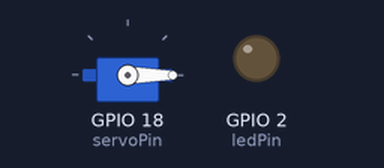
This program was run on a simulated ESP32. Parts: servo, output pins drawn as LEDs (lit = HIGH). WiFi joins after 1.5 s; servers stay silent unless stated; what the program prints to the serial monitor is not drawn.

Above: at 0.1 s.
At 2.4 s:
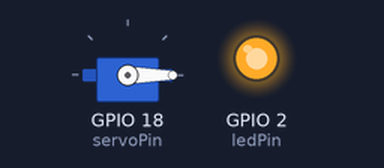
Timing chart, 0 to 4.0 s (numbered marks = the images above):
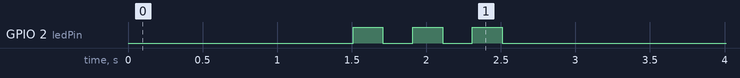

The program:

main.cpp
```cpp
#include <Arduino.h>
#include <WiFi.h>
#include <WebServer.h>
#include <ESP32Servo.h>

// WiFi credentials - CHANGE THESE TO YOUR NETWORK
const char* ssid = "YOUR_WIFI_SSID";
const char* password = "YOUR_WIFI_PASSWORD";

WebServer server(80);
Servo myServo;

const int servoPin = 18; // Changed to GPIO 18 (commonly used for servos)
const int ledPin = 2;    // Built-in LED for status indication

// HTML page with improved styling
const char* htmlPage = R"rawliteral(
<!DOCTYPE html>
<html>
<head>
    <title>ESP32 Light Switch</title>
    <meta name="viewport" content="width=device-width, initial-scale=1">
    <style>
        body { font-family: Arial, sans-serif; text-align: center; margin: 50px; background-color: #f0f0f0; }
        .container { max-width: 400px; margin: 0 auto; background: white; padding: 20px; border-radius: 10px; box-shadow: 0 4px 6px rgba(0,0,0,0.1); }
        h1 { color: #333; margin-bottom: 30px; }
        .button { background-color: #4CAF50; border: none; color: white; padding: 15px 32px; text-align: center; text-decoration: none; display: inline-block; font-size: 16px; margin: 10px; cursor: pointer; border-radius: 5px; width: 120px; }
        .button:hover { background-color: #45a049; }
        .off-button { background-color: #f44336; }
        .off-button:hover { background-color: #da190b; }
        .status { margin-top: 20px; padding: 10px; background-color: #e7f3ff; border-radius: 5px; }
    </style>
</head>
<body>
    <div class="container">
        <h1> ESP32 Light Switch</h1>
        <p>Control your servo-operated light switch</p>

        <form action="/on" method="POST" style="display: inline;">
            <button type="submit" class="button"> Turn ON</button>
        </form>

        <form action="/off" method="POST" style="display: inline;">
            <button type="submit" class="button off-button"> Turn OFF</button>
        </form>

        <div class="status">
            <p><strong>Device Status:</strong> Online</p>
            <p><strong>IP Address:</strong> %IP_ADDRESS%</p>
        </div>
    </div>
</body>
</html>
)rawliteral";

void handleRoot() {
  String page = String(htmlPage);
  page.replace("%IP_ADDRESS%", WiFi.localIP().toString());
  server.send(200, "text/html", page);
}

void handleOn() {
  Serial.println("Turning light ON - Servo to 90°");
  myServo.write(90);
  digitalWrite(ledPin, HIGH);
  delay(500); // Give servo time to move

  server.sendHeader("Location", "/", true);
  server.send(302, "text/plain", "Light turned ON");
}

void handleOff() {
  Serial.println("Turning light OFF - Servo to 0°");
  myServo.write(0);
  digitalWrite(ledPin, LOW);
  delay(500); // Give servo time to move

  server.sendHeader("Location", "/", true);
  server.send(302, "text/plain", "Light turned OFF");
}

void handleNotFound() {
  server.send(404, "text/plain", "404: Not Found");
}

void setup() {
  // Initialize serial communication
  Serial.begin(115200);
  Serial.println("\n=== ESP32 Light Switch Starting ===");

  // Initialize pins
  pinMode(ledPin, OUTPUT);
  digitalWrite(ledPin, LOW);

  // Initialize servo
  myServo.attach(servoPin);
  myServo.write(0); // Start in OFF position
  Serial.println("Servo initialized on pin " + String(servoPin));

  // Connect to WiFi
  Serial.print("Connecting to WiFi: ");
  Serial.println(ssid);

  WiFi.begin(ssid, password);

  int attempts = 0;
  while (WiFi.status() != WL_CONNECTED && attempts < 20) {
    delay(500);
    Serial.print(".");
    attempts++;
  }

  if (WiFi.status() == WL_CONNECTED) {
    Serial.println("\nWiFi connected successfully!");
    Serial.print("IP address: ");
    Serial.println(WiFi.localIP());
    Serial.print("Access the web interface at: http://");
    Serial.println(WiFi.localIP());

    // Blink LED to indicate successful connection
    for (int i = 0; i < 3; i++) {
      digitalWrite(ledPin, HIGH);
      delay(200);
      digitalWrite(ledPin, LOW);
      delay(200);
    }
  } else {
    Serial.println("\nFailed to connect to WiFi!");
    Serial.println("Please check your credentials and try again.");
    return;
  }

  // Setup web server routes
  server.on("/", HTTP_GET, handleRoot);
  server.on("/on", HTTP_POST, handleOn);
  server.on("/off", HTTP_POST, handleOff);
  server.onNotFound(handleNotFound);

  // Start the server
  server.begin();
  Serial.println("Web server started!");
  Serial.println("=== Setup Complete ===\n");
}

void loop() {
  server.handleClient();

  // Optional: Add a small delay to prevent watchdog issues
  delay(10);
}
```
